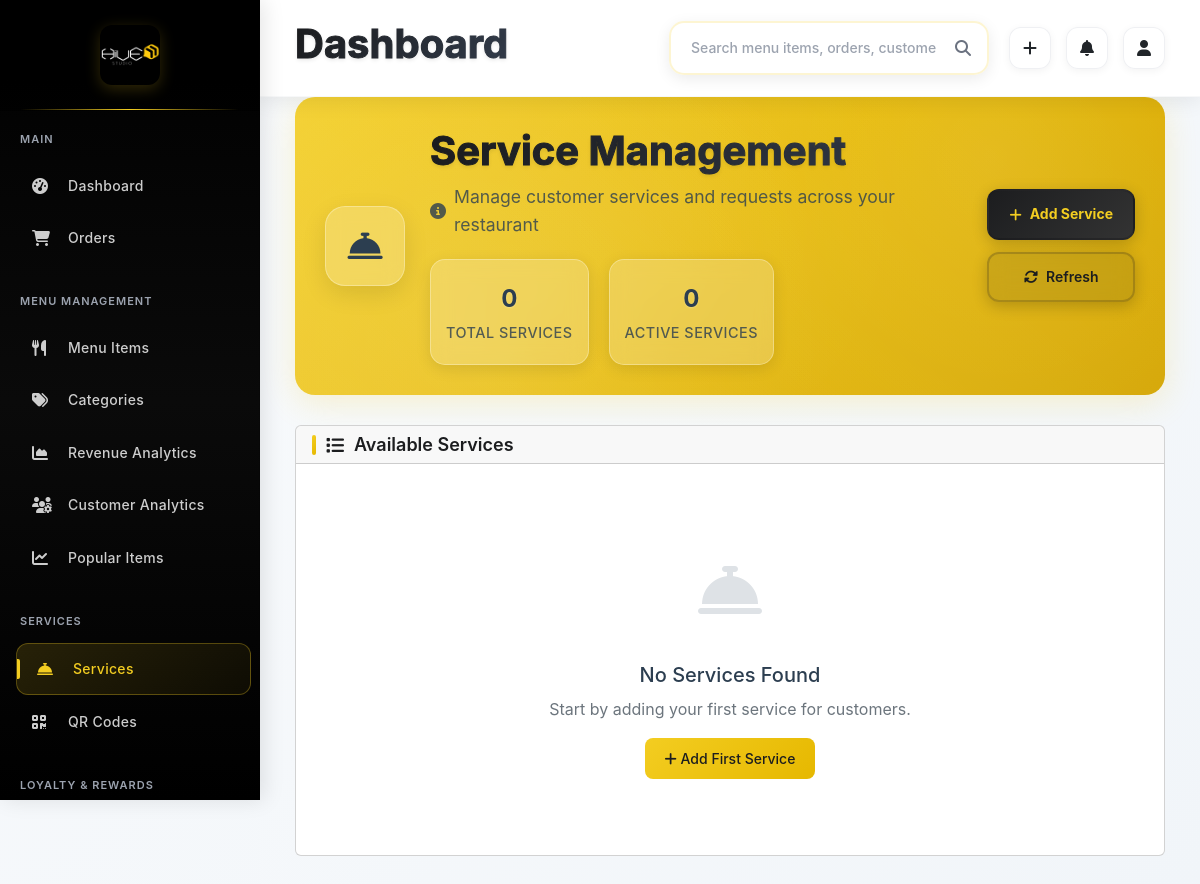
Page /admin/services (signed in) on the earlier database version.
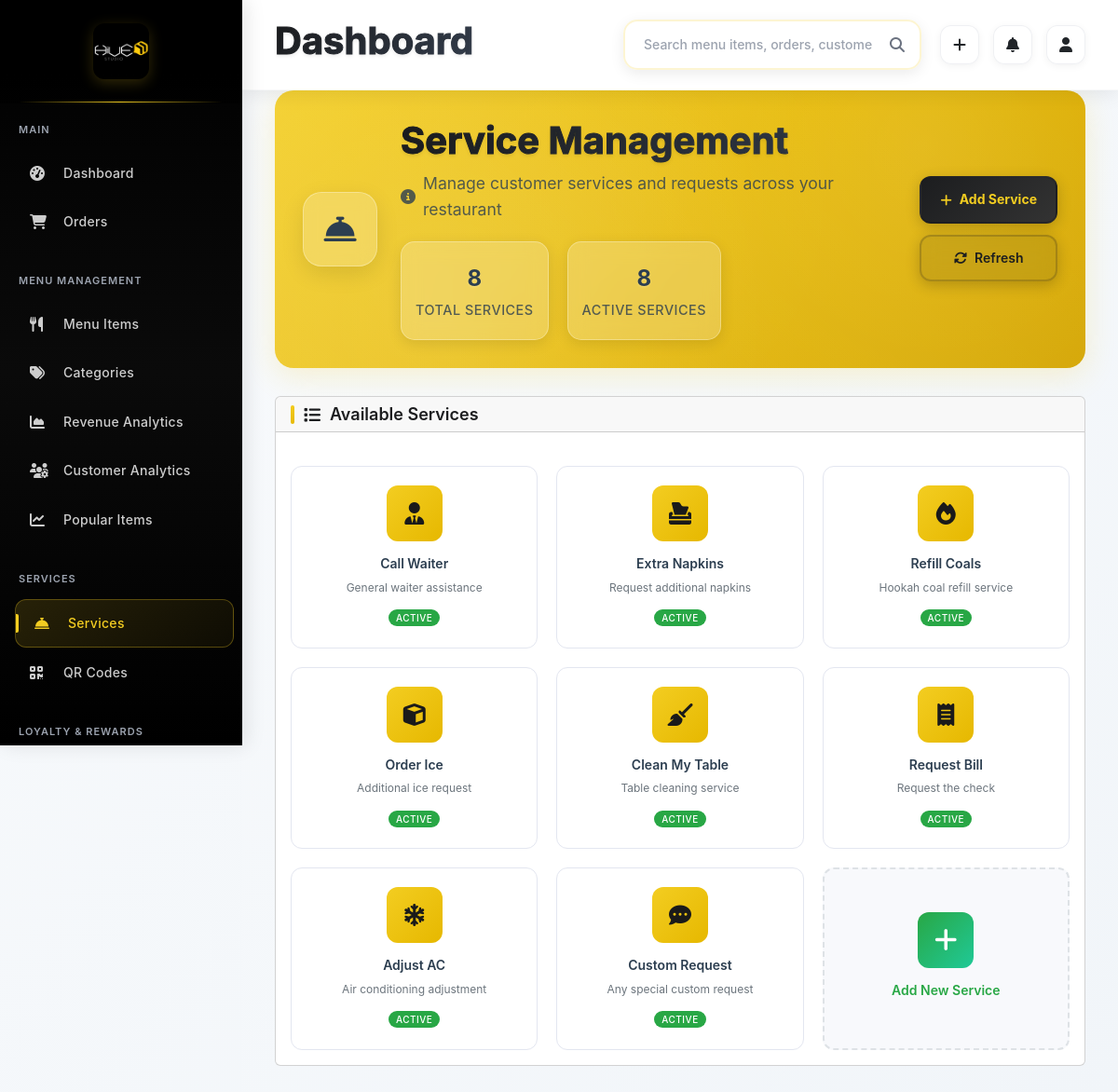
Same page on the later database version.
### app/models.py (models this page shows, shortened)
class Service(db.Model):
    __tablename__ = 'services'
    service_id = db.Column(db.Integer, primary_key=True)
    name = db.Column(db.String(100), nullable=False)
    icon = db.Column(db.String(50), nullable=False, default='fas fa-concierge-bell')
    description = db.Column(db.Text, nullable=True)
    is_active = db.Column(db.Boolean, default=True)
    display_order = db.Column(db.Integer, default=0)
    created_at = db.Column(db.DateTime, default=datetime.utcnow)
    updated_at = db.Column(db.DateTime, default=datetime.utcnow, onupdate=datetime.utcnow)
    service_requests = db.relationship(
        'ServiceRequest',
        primaryjoin='Service.service_id == foreign(ServiceRequest.service_id)',
        backref='service',
        lazy='dynamic'
    )

### app/modules/admin/routes.py (the view)
@bp.route('/services')
@login_required
def services():
    if not current_user.is_admin():
        return redirect(url_for('main.index'))
    services = Service.query.order_by(Service.display_order, Service.name).all()
    return render_template('services_management.html', services=services)

### app/extensions.py (called while the page is built)
def init_extensions(app):
    db.init_app(app)
    login_manager.init_app(app)
    migrate.init_app(app, db)
    socketio.init_app(app, cors_allowed_origins="*")
    csrf.init_app(app)
    login_manager.login_view = 'auth.login'
    login_manager.login_message = 'Please log in to access this page.'
    login_manager.login_message_category = 'info'
    @login_manager.user_loader
    def load_user(user_id):
        from app.models import User
        return User.query.get(int(user_id))

### app/models.py (called while the page is built, shortened)
    def is_admin(self):
        return self.role == 'admin'

    @classmethod
    def get_setting(cls, key, default=None):
        setting = cls.query.filter_by(key=key, is_active=True).first()
        return default

### app/modules/admin/templates/services_management.html (shortened to what the changed rows need)
{% extends "base.html" %}
{% block content %}
<div class="page-header">
    <div class="header-content">
        <div class="header-text">
            <h1 class="page-title">Service Management</h1>
            <div class="header-stats">
                <div class="stat-item">
                    <span class="stat-number">{{ services|length if services else 0 }}</span>
                    <span class="stat-label">Total Services</span>
                </div>
                <div class="stat-item">
                    <span class="stat-number">{{ services|selectattr('is_active')|list|length if services else 0 }}</span>
                    <span class="stat-label">Active Services</span>
                </div>
            </div>
        </div>
    </div>
</div>
<div class="card">
    <div class="card-body">
        {% if services %}
            <div class="services-grid">
                {% for service in services %}
                <div class="service-card {% if not service.is_active %}service-inactive{% endif %}"
                     data-service-id="{{ service.service_id }}"
                     data-service-name="{{ service.name|e }}">
                    <div class="service-content">
                        <div class="service-icon-container">
                            <i class="{{ service.icon }}"></i>
                        </div>
                        <div class="service-name">{{ service.name }}</div>
                        {% if service.description %}
                            <div class="service-description">{{ service.description }}</div>
                        {% endif %}
                        <div class="service-status-bottom">
                            {% if service.is_active %}
                                <span class="badge badge-success">Active</span>
                            {% else %}
                                <span class="badge badge-secondary">Inactive</span>
                            {% endif %}
                        </div>
                    </div>
                </div>
                {% endfor %}
                <div class="service-card add-service-card">
                    <a href="{{ url_for('admin.add_service') }}" class="add-service-link">
                        <div class="service-content">
                            <div class="service-icon-container add-icon">
                                <i class="fas fa-plus"></i>
                            </div>
                            <div class="service-name">Add New Service</div>
                        </div>
                    </a>
                </div>
            </div>
        {% else %}
            <div class="empty-state">
                <div class="empty-icon">
                    <i class="fas fa-concierge-bell"></i>
                </div>
                <h5>No Services Found</h5>
                <p>Start by adding your first service for customers.</p>
                <a href="{{ url_for('admin.add_service') }}" class="btn btn-primary">
                    <i class="fas fa-plus"></i>
                    Add First Service
                </a>
            </div>
        {% endif %}
    </div>
</div>
{% endblock %}

Differences in the rows shown:
added Service: name "Call Waiter", description "General waiter assistance", is_active "ACTIVE"
added Service: name "Extra Napkins", description "Request additional napkins", is_active "ACTIVE"
added Service: name "Refill Coals", description "Hookah coal refill service", is_active "ACTIVE"
added Service: name "Order Ice", description "Additional ice request", is_active "ACTIVE"
added Service: name "Clean My Table", description "Table cleaning service", is_active "ACTIVE"
added Service: name "Request Bill", description "Request the check", is_active "ACTIVE"
added Service: name "Adjust AC", description "Air conditioning adjustment", is_active "ACTIVE"
added Service: name "Custom Request", description "Any special custom request", is_active "ACTIVE"
Other differences:
{{ services|length if services else 0 }}: "0" → "8"
{{ services|selectattr('is_active')|list|length if services else 0 }}: "0" → "8"
text no longer shown: "No Services Found Start by adding your first service for customers. Add First Service"
text now shown: "Add New Service"
